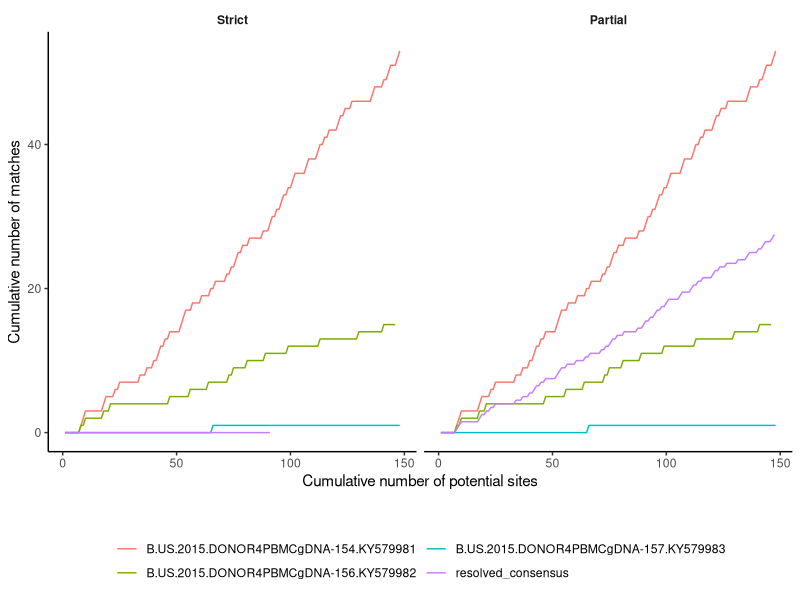

Write the R code that produced this figure.
# load library
library(tidyverse)

# read in positions file
positions_strict <- read_csv('example-strict-positions.csv', comment = '#')
positions_partial <- read_csv('example-partial-positions.csv', comment = '#')

# cumulative plot (for primary)
cum_matches_plot <- bind_rows(positions_strict %>% mutate(type = 'Strict'),
                              positions_partial %>% mutate(type = 'Partial')) %>%
  filter(control == 0) %>%
  arrange(potential_mut_site) %>%
  group_by(seq_name, type) %>%
  mutate(cum_potential = cumsum(prop_control),
         cum_match = cumsum(mut_match),
         type = factor(type, levels = c('Strict', 'Partial'))) %>%
  ggplot(aes(x = cum_potential, y = cum_match, col = seq_name)) +
  facet_grid(~type) +
  geom_line() +
  guides(color=guide_legend(ncol=2)) +
  theme_classic() +
  theme(strip.background = element_blank(),
        strip.text = element_text(face = 'bold'),
        legend.position = 'bottom', legend.direction = 'vertical',
  ) +
  labs(x = 'Cumulative number of potential sites', y = 'Cumulative number of matches', col = '')

ggsave('example.pdf', cum_matches_plot, width = 7, height = 5)
